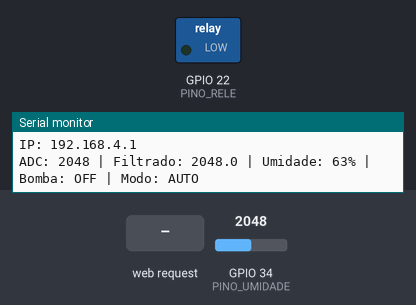
This sketch was run on a simulated ESP32. Shown: switched loads named in the sketch (green lamp = pin HIGH), the last lines printed to the serial monitor. The test bench sets the inputs (shaded band); at power-on: GPIO 34 (PINO_UMIDADE) = 2048.

Above: at 1.2 s.
1.3 s: GPIO 34 (PINO_UMIDADE) set to 3357
5.5 s: GPIO 34 (PINO_UMIDADE) set to 3471
10.5 s: HTTP request GET /desligar received
At 11.2 s:
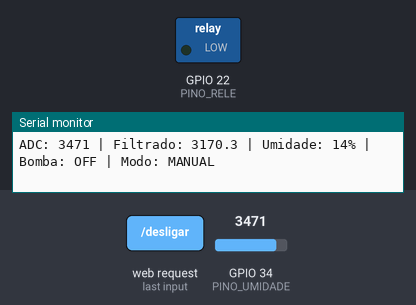
13.5 s: HTTP request GET /auto_on received
At 15.1 s:
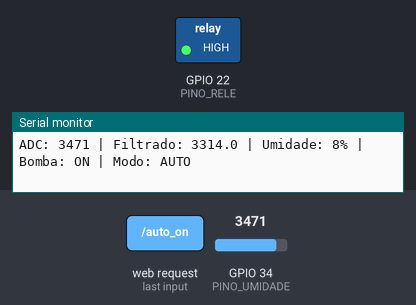
15.5 s: HTTP request GET /desligar?liga=1 received
At 16.2 s:
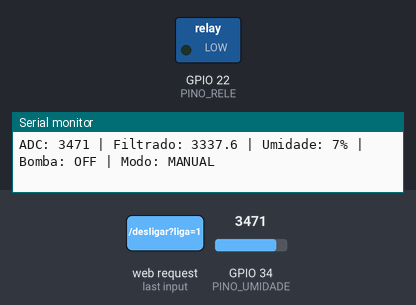
Timing chart, 0 to 18.0 s (numbered marks = the images above; inputs shaded):
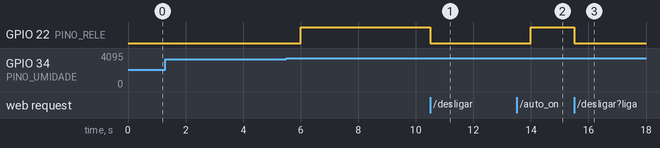

The sketch:

code_quase_100__sem_npk_.ino
```cpp
#include <WiFi.h>
#include <WebServer.h>

// ====== CONFIG AP (NÃO deixe senhas fixas em produção) ======
const char* ssid     = "ESP32_ACCESS_POINT";
const char* password = "amanda2006";

WebServer server(80);

// ====== PINOS ======
const int PINO_UMIDADE = 34;  // AO -> GPIO34 (somente entrada)
const int PINO_RELE    = 22;  // Relé (confira se é ativo baixo)

// ====== CALIBRAÇÃO ======
// Ajuste conforme seu sensor/solo:
int adc_seco    = 3500;  // leitura no ar/solo seco
int adc_molhado = 1200;  // leitura com solo bem úmido

// ====== CONTROLE ======
volatile int  umidade_percent = 0;
volatile bool bombaLigada     = false;

// Modo automático x manual
bool modoAutomatico = true;
int  limiteLiga     = 35;  // se umidade < 35% -> liga
int  limiteDesliga  = 55;  // se umidade > 55% -> desliga (histerese)

// Suavização (média móvel exponencial)
float filtroEMA = 0.15f;
float leituraSuavizada = 0;

// Timers (loop não-bloqueante)
unsigned long tAgora = 0;
unsigned long tLeituraPrev = 0;
const unsigned long intervaloLeituraMs = 1000;

unsigned long tUIprev = 0;
const unsigned long intervaloUIms = 250; // servir clientes e atualizar rápido

// ====== HTML (frontend com AJAX p/ /status) ======
String paginaHTML() {
  String html = R"rawliteral(<!DOCTYPE html>
<html lang="pt-BR">
<head>
<meta charset="UTF-8">
<title>Monitor de Irrigação</title>
<meta name="viewport" content="width=device-width, initial-scale=1">
<style>
  body { font-family: system-ui, Arial, sans-serif; background:#f6f7fb; margin:0; padding:24px; color:#222 }
  .wrap { max-width: 560px; margin: 0 auto; }
  .card { background:#fff; border-radius:16px; padding:20px; box-shadow:0 8px 24px rgba(0,0,0,.08); }
  h1 { margin:0 0 12px; font-size:1.25rem }
  .linha { display:flex; justify-content:space-between; align-items:center; margin:8px 0 }
  .valor { font-size:2.25rem; font-weight:700 }
  .ok { color:#28a745 } .nok { color:#dc3545 }
  .btns { display:flex; gap:8px; flex-wrap:wrap; margin-top:14px }
  button { border:0; border-radius:10px; padding:10px 14px; font-size:1rem; cursor:pointer }
  .ligar { background:#28a745; color:#fff }
  .desligar { background:#dc3545; color:#fff }
  .alt { background:#0d6efd; color:#fff }
  .row { display:grid; grid-template-columns:1fr 1fr; gap:8px; margin-top:8px }
  input[type=number]{ width:100%; padding:8px 10px; border:1px solid #ddd; border-radius:8px }
  .badge { padding:4px 10px; border-radius:999px; background:#eee; font-size:.9rem }
</style>
</head>
<body>
  <div class="wrap">
    <div class="card">
      <h1>🌱 Sistema de Irrigação ESP32</h1>
      <div class="linha">
        <div><strong>Umidade do Solo</strong></div>
        <div class="valor" id="umidade">--%</div>
      </div>
      <div class="linha">
        <div><strong>Bomba</strong></div>
        <div id="bomba" class="badge">--</div>
      </div>
      <div class="linha">
        <div><strong>Modo</strong></div>
        <div id="modo" class="badge">--</div>
      </div>

      <div class="btns">
        <form action="/ligar"><button class="ligar">Ligar (Manual)</button></form>
        <form action="/desligar"><button class="desligar">Desligar (Manual)</button></form>
        <form action="/auto_on"><button class="alt">Modo Automático</button></form>
        <form action="/auto_off"><button class="alt" style="background:#6c757d">Modo Manual</button></form>
      </div>

      <div class="row">
        <form action="/set_limites" method="GET">
          <div style="margin-top:10px"><strong>Limites (Auto)</strong></div>
          <div class="row">
            <div>
              <label>Ligar abaixo de (%)</label>
              <input type="number" name="liga" min="0" max="100" required>
            </div>
            <div>
              <label>Desligar acima de (%)</label>
              <input type="number" name="desliga" min="0" max="100" required>
            </div>
          </div>
          <button class="alt" style="margin-top:8px">Aplicar Limites</button>
        </form>
      </div>
    </div>
  </div>

<script>
async function atualiza() {
  try{
    const r = await fetch('/status');
    const s = await r.json();
    document.getElementById('umidade').textContent = s.umidade + '%';
    document.getElementById('bomba').textContent = s.bomba ? '💧 Ligada' : '❌ Desligada';
    document.getElementById('bomba').className = 'badge ' + (s.bomba ? 'ok':'nok');
    document.getElementById('modo').textContent = s.automatico ? 'Automático' : 'Manual';
  }catch(e){}
}
setInterval(atualiza, 1000);
atualiza();
</script>
</body>
</html>)rawliteral";
  return html;
}

// ====== HELPERS ======
int adcParaPercentual(int adc) {
  // mapeia seco->0% e molhado->100% (inverte se necessário)
  int pct = map(adc, adc_seco, adc_molhado, 0, 100);
  if (pct < 0)   pct = 0;
  if (pct > 100) pct = 100;
  return pct;
}

void ligaBomba(bool liga) {
  // Atenção: muitos módulos de relé são ATIVOS EM LOW.
  // Se o seu for ativo em LOW, troque HIGH/LOW aqui.
  digitalWrite(PINO_RELE, liga ? HIGH : LOW);
  bombaLigada = liga;
}

// ====== HANDLERS HTTP ======
void handleRoot() { server.send(200, "text/html", paginaHTML()); }

void handleLigar()     { modoAutomatico = false; ligaBomba(true);  server.sendHeader("Location","/"); server.send(303); }
void handleDesligar()  { modoAutomatico = false; ligaBomba(false); server.sendHeader("Location","/"); server.send(303); }
void handleAutoOn()    { modoAutomatico = true;  server.sendHeader("Location","/"); server.send(303); }
void handleAutoOff()   { modoAutomatico = false; server.sendHeader("Location","/"); server.send(303); }

void handleSetLimites() {
  if (server.hasArg("liga") && server.hasArg("desliga")) {
    int l1 = server.arg("liga").toInt();
    int l2 = server.arg("desliga").toInt();
    // garante histerese coerente
    if (l1 >= 0 && l2 <= 100 && l1 < l2) {
      limiteLiga = l1;
      limiteDesliga = l2;
    }
  }
  server.sendHeader("Location", "/");
  server.send(303);
}

void handleStatus() {
  String json = "{";
  json += "\"umidade\":" + String(umidade_percent) + ",";
  json += "\"bomba\":"   + String(bombaLigada ? 1 : 0) + ",";
  json += "\"automatico\":" + String(modoAutomatico ? 1 : 0) + ",";
  json += "\"liga\":" + String(limiteLiga) + ",";
  json += "\"desliga\":" + String(limiteDesliga);
  json += "}";
  server.send(200, "application/json", json);
}

// ====== SETUP ======
void setup() {
  Serial.begin(115200);

  pinMode(PINO_RELE, OUTPUT);
  ligaBomba(false); // começa desligada

  // melhora faixa do ADC para sensores (opcional)
  analogSetPinAttenuation(PINO_UMIDADE, ADC_11db); // 0-3.6V

  WiFi.softAP(ssid, password);
  Serial.println("AP iniciado!");
  Serial.print("IP: "); Serial.println(WiFi.softAPIP());

  server.on("/",          handleRoot);
  server.on("/ligar",     handleLigar);
  server.on("/desligar",  handleDesligar);
  server.on("/auto_on",   handleAutoOn);
  server.on("/auto_off",  handleAutoOff);
  server.on("/set_limites", handleSetLimites);
  server.on("/status",    handleStatus);

  server.begin();
}

// ====== LOOP ======
void loop() {
  tAgora = millis();
  server.handleClient();

  // Leitura e processamento ~1s
  if (tAgora - tLeituraPrev >= intervaloLeituraMs) {
    tLeituraPrev = tAgora;

    int adc = analogRead(PINO_UMIDADE);

    // suavização
    if (leituraSuavizada == 0) leituraSuavizada = adc; // primeira amostra
    leituraSuavizada = (1.0f - filtroEMA) * leituraSuavizada + filtroEMA * adc;

    umidade_percent = adcParaPercentual((int)leituraSuavizada);

    // Controle automático com histerese
    if (modoAutomatico) {
      if (umidade_percent < limiteLiga && !bombaLigada) {
        ligaBomba(true);
      } else if (umidade_percent > limiteDesliga && bombaLigada) {
        ligaBomba(false);
      }
    }

    Serial.printf("ADC: %d | Filtrado: %.1f | Umidade: %d%% | Bomba: %s | Modo: %s\n",
                  adc, leituraSuavizada, umidade_percent,
                  bombaLigada ? "ON" : "OFF",
                  modoAutomatico ? "AUTO" : "MANUAL");
  }

  // pequeno yield implícito pelo loop não-bloqueante
}
```

Measured:
- after the input at 10.5 s, GPIO 22 (PINO_RELE): HIGH → LOW at once
- after the input at 13.5 s, GPIO 22 (PINO_RELE): LOW → HIGH after 0.50 s
- after the input at 15.5 s, GPIO 22 (PINO_RELE): HIGH → LOW at once
